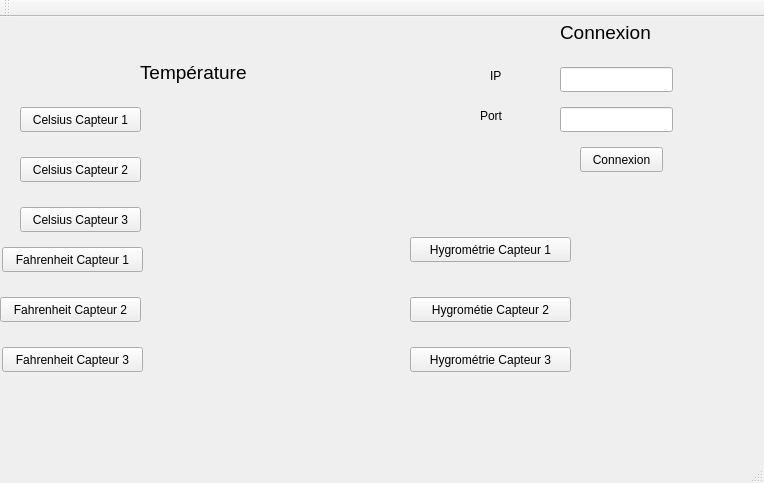
<?xml version="1.0" encoding="UTF-8"?>
<ui version="4.0">
 <class>MainWindow</class>
 <widget class="QMainWindow" name="MainWindow">
  <property name="geometry">
   <rect>
    <x>0</x>
    <y>0</y>
    <width>764</width>
    <height>483</height>
   </rect>
  </property>
  <property name="windowTitle">
   <string>MainWindow</string>
  </property>
  <widget class="QWidget" name="centralWidget">
   <widget class="QLabel" name="statusLabel">
    <property name="geometry">
     <rect>
      <x>130</x>
      <y>390</y>
      <width>361</width>
      <height>21</height>
     </rect>
    </property>
    <property name="text">
     <string/>
    </property>
   </widget>
   <widget class="QPushButton" name="connectButton">
    <property name="geometry">
     <rect>
      <x>580</x>
      <y>130</y>
      <width>83</width>
      <height>25</height>
     </rect>
    </property>
    <property name="text">
     <string>Connexion</string>
    </property>
   </widget>
   <widget class="QLineEdit" name="ipLineEdit">
    <property name="geometry">
     <rect>
      <x>560</x>
      <y>50</y>
      <width>113</width>
      <height>25</height>
     </rect>
    </property>
   </widget>
   <widget class="QLineEdit" name="portLineEdit">
    <property name="geometry">
     <rect>
      <x>560</x>
      <y>90</y>
      <width>113</width>
      <height>25</height>
     </rect>
    </property>
   </widget>
   <widget class="QLabel" name="label_6">
    <property name="geometry">
     <rect>
      <x>490</x>
      <y>50</y>
      <width>64</width>
      <height>17</height>
     </rect>
    </property>
    <property name="text">
     <string>IP</string>
    </property>
   </widget>
   <widget class="QLabel" name="label_7">
    <property name="geometry">
     <rect>
      <x>480</x>
      <y>90</y>
      <width>64</width>
      <height>17</height>
     </rect>
    </property>
    <property name="text">
     <string>Port</string>
    </property>
   </widget>
   <widget class="QLabel" name="label_5">
    <property name="geometry">
     <rect>
      <x>560</x>
      <y>0</y>
      <width>121</width>
      <height>31</height>
     </rect>
    </property>
    <property name="font">
     <font>
      <pointsize>14</pointsize>
     </font>
    </property>
    <property name="text">
     <string>Connexion</string>
    </property>
   </widget>
   <widget class="QLabel" name="CelsiusCapteur1Label">
    <property name="geometry">
     <rect>
      <x>170</x>
      <y>90</y>
      <width>121</width>
      <height>21</height>
     </rect>
    </property>
    <property name="text">
     <string/>
    </property>
   </widget>
   <widget class="QLabel" name="CelsiusCapteur3Label">
    <property name="geometry">
     <rect>
      <x>180</x>
      <y>190</y>
      <width>101</width>
      <height>21</height>
     </rect>
    </property>
    <property name="text">
     <string/>
    </property>
   </widget>
   <widget class="QLabel" name="CelsiusCapteur2Label">
    <property name="geometry">
     <rect>
      <x>160</x>
      <y>130</y>
      <width>101</width>
      <height>31</height>
     </rect>
    </property>
    <property name="text">
     <string/>
    </property>
   </widget>
   <widget class="QLabel" name="label_4">
    <property name="geometry">
     <rect>
      <x>140</x>
      <y>40</y>
      <width>141</width>
      <height>31</height>
     </rect>
    </property>
    <property name="font">
     <font>
      <pointsize>14</pointsize>
     </font>
    </property>
    <property name="text">
     <string>Température</string>
    </property>
   </widget>
   <widget class="QPushButton" name="CelsiusCapteur1pushButton">
    <property name="geometry">
     <rect>
      <x>20</x>
      <y>90</y>
      <width>121</width>
      <height>25</height>
     </rect>
    </property>
    <property name="text">
     <string>Celsius Capteur 1</string>
    </property>
   </widget>
   <widget class="QPushButton" name="CelsiusCapteur2pushButton">
    <property name="geometry">
     <rect>
      <x>20</x>
      <y>140</y>
      <width>121</width>
      <height>25</height>
     </rect>
    </property>
    <property name="text">
     <string>Celsius Capteur 2</string>
    </property>
   </widget>
   <widget class="QPushButton" name="CelsiusCapteur3pushButton">
    <property name="geometry">
     <rect>
      <x>20</x>
      <y>190</y>
      <width>121</width>
      <height>25</height>
     </rect>
    </property>
    <property name="text">
     <string>Celsius Capteur 3</string>
    </property>
   </widget>
   <widget class="QPushButton" name="FahrenheitCapteur1pushButton">
    <property name="geometry">
     <rect>
      <x>2</x>
      <y>230</y>
      <width>141</width>
      <height>25</height>
     </rect>
    </property>
    <property name="text">
     <string>Fahrenheit Capteur 1</string>
    </property>
   </widget>
   <widget class="QPushButton" name="FahrenheitCapteur2pushButton">
    <property name="geometry">
     <rect>
      <x>0</x>
      <y>280</y>
      <width>141</width>
      <height>25</height>
     </rect>
    </property>
    <property name="text">
     <string>Fahrenheit Capteur 2</string>
    </property>
   </widget>
   <widget class="QPushButton" name="FahrenheitCapteur3pushButton">
    <property name="geometry">
     <rect>
      <x>2</x>
      <y>330</y>
      <width>141</width>
      <height>25</height>
     </rect>
    </property>
    <property name="text">
     <string>Fahrenheit Capteur 3</string>
    </property>
   </widget>
   <widget class="QPushButton" name="HygrometrieCapteur1pushButton">
    <property name="geometry">
     <rect>
      <x>410</x>
      <y>220</y>
      <width>161</width>
      <height>25</height>
     </rect>
    </property>
    <property name="text">
     <string>Hygrométrie Capteur 1</string>
    </property>
   </widget>
   <widget class="QPushButton" name="HygrometrieCapteur2pushButton">
    <property name="geometry">
     <rect>
      <x>410</x>
      <y>280</y>
      <width>161</width>
      <height>25</height>
     </rect>
    </property>
    <property name="text">
     <string>Hygrométie Capteur 2</string>
    </property>
   </widget>
   <widget class="QPushButton" name="HygrometrieCapteur3pushButton">
    <property name="geometry">
     <rect>
      <x>410</x>
      <y>330</y>
      <width>161</width>
      <height>25</height>
     </rect>
    </property>
    <property name="text">
     <string>Hygrométrie Capteur 3</string>
    </property>
   </widget>
   <widget class="QLabel" name="FahrenheitCapteur1label">
    <property name="geometry">
     <rect>
      <x>170</x>
      <y>230</y>
      <width>111</width>
      <height>21</height>
     </rect>
    </property>
    <property name="text">
     <string/>
    </property>
   </widget>
   <widget class="QLabel" name="FahrenheitCapteur2label">
    <property name="geometry">
     <rect>
      <x>170</x>
      <y>285</y>
      <width>111</width>
      <height>21</height>
     </rect>
    </property>
    <property name="text">
     <string/>
    </property>
   </widget>
   <widget class="QLabel" name="FahrenheitCapteur3label">
    <property name="geometry">
     <rect>
      <x>170</x>
      <y>330</y>
      <width>141</width>
      <height>21</height>
     </rect>
    </property>
    <property name="text">
     <string/>
    </property>
   </widget>
   <widget class="QLabel" name="HygrometrieCapteur1label">
    <property name="geometry">
     <rect>
      <x>600</x>
      <y>220</y>
      <width>121</width>
      <height>21</height>
     </rect>
    </property>
    <property name="text">
     <string/>
    </property>
   </widget>
   <widget class="QLabel" name="HygrometrieCapteur2label">
    <property name="geometry">
     <rect>
      <x>600</x>
      <y>280</y>
      <width>131</width>
      <height>21</height>
     </rect>
    </property>
    <property name="text">
     <string/>
    </property>
   </widget>
   <widget class="QLabel" name="HygrometrieCapteur3label">
    <property name="geometry">
     <rect>
      <x>600</x>
      <y>330</y>
      <width>131</width>
      <height>21</height>
     </rect>
    </property>
    <property name="text">
     <string/>
    </property>
   </widget>
  </widget>
  <widget class="QMenuBar" name="menuBar">
   <property name="geometry">
    <rect>
     <x>0</x>
     <y>0</y>
     <width>764</width>
     <height>22</height>
    </rect>
   </property>
  </widget>
  <widget class="QToolBar" name="mainToolBar">
   <attribute name="toolBarArea">
    <enum>TopToolBarArea</enum>
   </attribute>
   <attribute name="toolBarBreak">
    <bool>false</bool>
   </attribute>
  </widget>
  <widget class="QStatusBar" name="statusBar"/>
 </widget>
 <layoutdefault spacing="6" margin="11"/>
 <resources/>
 <connections>
  <connection>
   <sender>connectButton</sender>
   <signal>clicked()</signal>
   <receiver>MainWindow</receiver>
   <slot>onConnectButtonClicked()</slot>
   <hints>
    <hint type="sourcelabel">
     <x>241</x>
     <y>201</y>
    </hint>
    <hint type="destinationlabel">
     <x>199</x>
     <y>149</y>
    </hint>
   </hints>
  </connection>
  <connection>
   <sender>CelsiusCapteur1pushButton</sender>
   <signal>clicked()</signal>
   <receiver>MainWindow</receiver>
   <slot>onCelsiusCapteur1ButtonClicked()</slot>
   <hints>
    <hint type="sourcelabel">
     <x>80</x>
     <y>141</y>
    </hint>
    <hint type="destinationlabel">
     <x>381</x>
     <y>241</y>
    </hint>
   </hints>
  </connection>
  <connection>
   <sender>CelsiusCapteur2pushButton</sender>
   <signal>clicked()</signal>
   <receiver>MainWindow</receiver>
   <slot>onCelsiusCapteur2ButtonClicked()</slot>
   <hints>
    <hint type="sourcelabel">
     <x>80</x>
     <y>191</y>
    </hint>
    <hint type="destinationlabel">
     <x>381</x>
     <y>241</y>
    </hint>
   </hints>
  </connection>
  <connection>
   <sender>CelsiusCapteur3pushButton</sender>
   <signal>clicked()</signal>
   <receiver>MainWindow</receiver>
   <slot>onCelsiusCapteur3ButtonClicked()</slot>
   <hints>
    <hint type="sourcelabel">
     <x>80</x>
     <y>241</y>
    </hint>
    <hint type="destinationlabel">
     <x>381</x>
     <y>241</y>
    </hint>
   </hints>
  </connection>
  <connection>
   <sender>FahrenheitCapteur1pushButton</sender>
   <signal>clicked()</signal>
   <receiver>MainWindow</receiver>
   <slot>onFahrenheitCapteur1ButtonClicked()</slot>
   <hints>
    <hint type="sourcelabel">
     <x>72</x>
     <y>281</y>
    </hint>
    <hint type="destinationlabel">
     <x>381</x>
     <y>241</y>
    </hint>
   </hints>
  </connection>
  <connection>
   <sender>FahrenheitCapteur2pushButton</sender>
   <signal>clicked()</signal>
   <receiver>MainWindow</receiver>
   <slot>onFahrenheitCapteur2ButtonClicked()</slot>
   <hints>
    <hint type="sourcelabel">
     <x>70</x>
     <y>331</y>
    </hint>
    <hint type="destinationlabel">
     <x>381</x>
     <y>241</y>
    </hint>
   </hints>
  </connection>
  <connection>
   <sender>FahrenheitCapteur3pushButton</sender>
   <signal>clicked()</signal>
   <receiver>MainWindow</receiver>
   <slot>onFahrenheitCapteur3ButtonClicked()</slot>
   <hints>
    <hint type="sourcelabel">
     <x>72</x>
     <y>381</y>
    </hint>
    <hint type="destinationlabel">
     <x>381</x>
     <y>241</y>
    </hint>
   </hints>
  </connection>
  <connection>
   <sender>HygrometrieCapteur1pushButton</sender>
   <signal>clicked()</signal>
   <receiver>MainWindow</receiver>
   <slot>onHygrometrieCapteur1ButtonClicked()</slot>
   <hints>
    <hint type="sourcelabel">
     <x>490</x>
     <y>271</y>
    </hint>
    <hint type="destinationlabel">
     <x>381</x>
     <y>241</y>
    </hint>
   </hints>
  </connection>
  <connection>
   <sender>HygrometrieCapteur2pushButton</sender>
   <signal>clicked()</signal>
   <receiver>MainWindow</receiver>
   <slot>onHygrometrieCapteur2ButtonClicked()</slot>
   <hints>
    <hint type="sourcelabel">
     <x>490</x>
     <y>331</y>
    </hint>
    <hint type="destinationlabel">
     <x>381</x>
     <y>241</y>
    </hint>
   </hints>
  </connection>
  <connection>
   <sender>HygrometrieCapteur3pushButton</sender>
   <signal>clicked()</signal>
   <receiver>MainWindow</receiver>
   <slot>onHygrometrieCapteur3ButtonClicked()</slot>
   <hints>
    <hint type="sourcelabel">
     <x>490</x>
     <y>381</y>
    </hint>
    <hint type="destinationlabel">
     <x>381</x>
     <y>241</y>
    </hint>
   </hints>
  </connection>
 </connections>
 <slots>
  <slot>onConnectButtonClicked()</slot>
  <slot>onCelsiusCapteur1ButtonClicked()</slot>
  <slot>onCelsiusCapteur2ButtonClicked()</slot>
  <slot>onCelsiusCapteur3ButtonClicked()</slot>
  <slot>onFahrenheitCapteur1ButtonClicked()</slot>
  <slot>onFahrenheitCapteur2ButtonClicked()</slot>
  <slot>onFahrenheitCapteur3ButtonClicked()</slot>
  <slot>onHygrometrieCapteur1ButtonClicked()</slot>
  <slot>onHygrometrieCapteur2ButtonClicked()</slot>
  <slot>onHygrometrieCapteur3ButtonClicked()</slot>
  <slot>onTemperatureReadyRead()</slot>
 </slots>
</ui>
